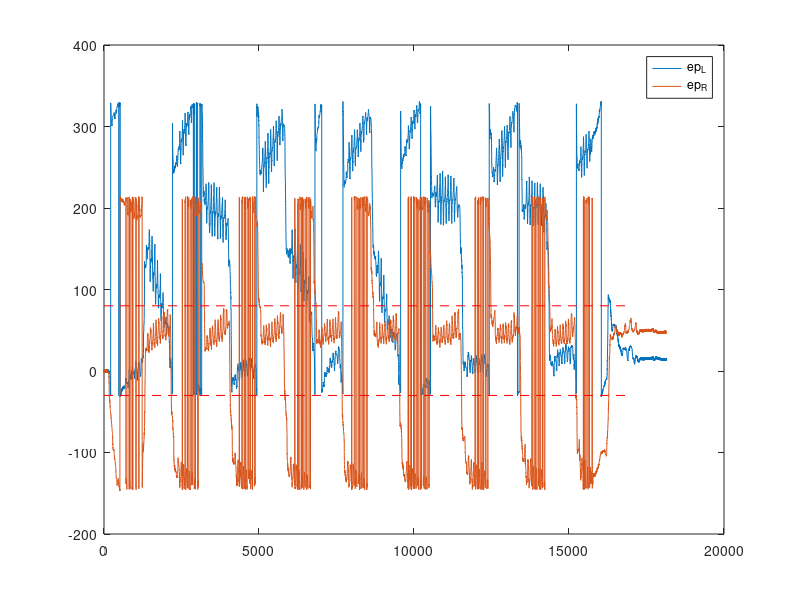

This figure's MATLAB source: (Note: this script raises an error after producing the figure.)
% Zhu_0414_data_slip = data20220414163308(1:2:end,:);
% Marker Order:
% Left foot: Heel, Toe, Side, Top
% Right foot: Heel, Toe, Side, Top
load('Chunchu_0416.mat');
% IMU Order:
% Trunk, Right Thigh, Left Thigh, Right Shank, Left Shank, Right Heel, 
% Left Heel
IMU.RK = Zhu_0414_data_slip(:,64:72);
IMU.LK = Zhu_0414_data_slip(:,73:81);
IMU.RK_Z_Zeroed = mean(IMU.RK(1:100,7));
IMU.LK_Z_Zeroed = mean(IMU.LK(1:100,7));
IMU.RH = Zhu_0414_data_slip(:,82:90);
IMU.LH = Zhu_0414_data_slip(:,91:99);
IMU.RH_Z_Zeroed = mean(IMU.RH(1:100,7));
IMU.LH_Z_Zeroed = mean(IMU.LH(1:100,7));

l = 0.2;
L_hh = 1;
%% Slip detection data analysis
% Chunchu's Data
% Zhu_0414_data_slip = Zhu_0414_data_slip(8140:end,:);
l_heel = Zhu_0414_data_slip(:,7:9);
l_toe = Zhu_0414_data_slip(:,10:12);
l_top = Zhu_0414_data_slip(:,16:18);
r_heel = Zhu_0414_data_slip(:,19:21);
r_toe = Zhu_0414_data_slip(:,22:24);
r_top = Zhu_0414_data_slip(:,28:30);

freq = Zhu_0414_data_slip(:,2);
r_gaitStage = Zhu_0414_data_slip(:,3); 
l_gaitStage = Zhu_0414_data_slip(:,4);
slipRight = Zhu_0414_data_slip(:,5);
slipLeft = Zhu_0414_data_slip(:,6);


IMU.TK = Zhu_0414_data_slip(:,37:45);
IMU.RT = Zhu_0414_data_slip(:,46:54);
IMU.LT = Zhu_0414_data_slip(:,55:63);
IMU.RK = Zhu_0414_data_slip(:,64:72);
IMU.LK = Zhu_0414_data_slip(:,73:81);
IMU.RH = Zhu_0414_data_slip(:,82:90);
IMU.LH = Zhu_0414_data_slip(:,91:99);

pelvisAcc = IMU.TK(:,5);
forwardFootAcc_L = IMU.LH(:,4).*cosd(IMU.LH(:,7)-IMU.LH_Z_Zeroed) - IMU.LH(:,5).*sind(IMU.LH(:,7)-IMU.LH_Z_Zeroed);
forwardFootAcc_R = IMU.RH(:,4).*cosd(IMU.RH(:,7)-IMU.RH_Z_Zeroed) - IMU.RH(:,5).*sind(IMU.RH(:,7)-IMU.RH_Z_Zeroed);
a_a_l = 0;
a_a_r = 0;
for i =2:length(IMU.RK)
    a_a_l = (IMU.LK(i,3) - IMU.LK(i-1,3))/0.01;
    a_a_r = (IMU.RK(i,3) - IMU.RK(i-1,3))/0.01;
    ep_L(i) = atan( (IMU.LK(i,4) + a_a_l*l) / (IMU.LK(i,5) + IMU.LK(i,3)^2*l) ) - (IMU.LK(i,7)-IMU.LK_Z_Zeroed);
    ep_R(i) = atan( (IMU.RK(i,4) + a_a_r*l) / (IMU.LK(i,5) + IMU.RK(i,3)^2*l) ) - (IMU.RK(i,7)-IMU.RK_Z_Zeroed);
end 

for i=1:length(ep_R)
    if(ep_R(i)<80 & ep_R(i)>20)
        foot_R(i) = forwardFootAcc_R(i);
        foot_L(i) = 0;
    elseif(ep_L(i)<30 & ep_L(i)>-30)
        foot_L(i) = forwardFootAcc_L(i);
        foot_R(i) = 0;
    else
        foot_L(i) = 0;
        foot_R(i) = 0;
    end
end


%%  Slip indicator
% original
dd_q_hh_l = (pelvisAcc - forwardFootAcc_L) / L_hh;
dd_q_hh_r = (pelvisAcc - forwardFootAcc_R) / L_hh;
slip_indicator_l = forwardFootAcc_L ./ (2.718.^ (dd_q_hh_l - 40)) / 10^17;
slip_indicator_r = forwardFootAcc_R ./ (2.718.^ (dd_q_hh_r - 40)) / 10^17;

% dd_q_hh_l = (pelvisAcc - foot_L') / L_hh;
% dd_q_hh_r = (pelvisAcc - foot_R') / L_hh;
% slip_indicator_l = foot_L' ./ (2.718.^ (dd_q_hh_l - 40)) / 10^17;
% slip_indicator_r = foot_R' ./ (2.718.^ (dd_q_hh_r - 40)) / 10^17;

plot(ep_L)
hold on
plot(ep_R)


line([0 1.7*10^4],[80 80],'Color','red','LineStyle','--')
line([0 1.7*10^4],[-30 -30],'Color','red','LineStyle','--')
legend("ep_L","ep_R")
hold on



%% Analyze data from 10900 - 11200
pelvisAcc = IMU.TK(:,5);
forwardFootAcc_L = IMU.LH(:,4).*cosd(IMU.LH(:,7)-IMU.LH_Z_Zeroed) - IMU.LH(:,5).*sind(IMU.LH(:,7)-IMU.LH_Z_Zeroed);
forwardFootAcc_R = IMU.RH(:,4).*cosd(IMU.RH(:,7)-IMU.RH_Z_Zeroed) - IMU.RH(:,5).*sind(IMU.RH(:,7)-IMU.RH_Z_Zeroed);
% a_a_l = 0;
% a_a_r = 0;
for i =10900:11200
    a_a_l(i) = (IMU.LK(i,3) - IMU.LK(i-1,3))/0.01;
    a_a_r(i) = (IMU.RK(i,3) - IMU.RK(i-1,3))/0.01;
    ep_L(i) = atan( (IMU.LK(i,4) + a_a_l*l) / (IMU.LK(i,5) + IMU.LK(i,3)^2*l) ) - (IMU.LK(i,7)-IMU.LK_Z_Zeroed);
    ep_R(i) = atan( (IMU.RK(i,4) + a_a_r*l) / (IMU.LK(i,5) + IMU.RK(i,3)^2*l) ) - (IMU.RK(i,7)-IMU.RK_Z_Zeroed);
end 

figure
plot(l_heel(10900:11200,3));
hold on
plot(ep_L(10900:11200));
plot(l_gaitStage(10900:11200))

% plot(forwardFootAcc_L);hold on
% plot(forwardFootAcc_R)
% plot(slip_indicator_l,'g')
% plot(slip_indicator_r,'k')

%   Serial.print(TKAVx);
%   Serial.print(",");
%   Serial.print(TKAVy);
%   Serial.print(",");
%   Serial.print(TKAVz);
%   Serial.print(",");
%   Serial.print(TKLAx);
%   Serial.print(",");
%   Serial.print(TKLAy);
%   Serial.print(",");
%   Serial.print(TKLAz);
%   Serial.print(",");
%   Serial.print(TKEulerz);
%   Serial.print(",");
%   Serial.print(TKEulery);
%   Serial.print(",");
%   Serial.print(TKEulerx);